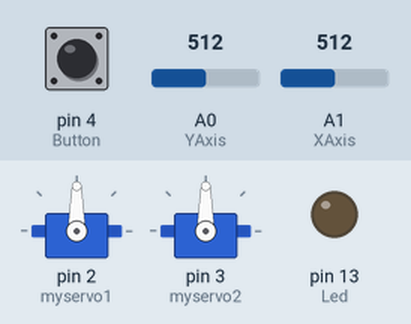
Recording of a sketch running on a simulated Arduino Uno, built with avr-gcc and run on an emulated ATmega328P. Shown: 2 × servo, output pins drawn as LEDs (lit = HIGH). The inputs (shaded band) are chosen by the test bench; at power-on: A0 (YAxis) = 512, A1 (XAxis) = 512, pin 4 (Button) HIGH.

Above: at 1.2 s.
1.3 s: A0 (YAxis) set to 534
At 2.45 s:
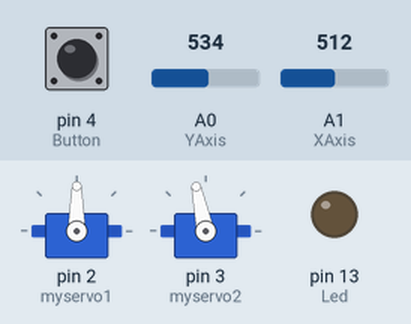
4.3 s: A1 (XAxis) set to 531
7.3 s: A1 (XAxis) set to 559
At 7.47 s:
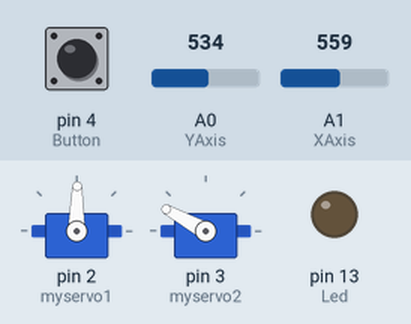
10.3 s: pin 4 (Button) pulled LOW for 0.15 s
At 10.7 s:
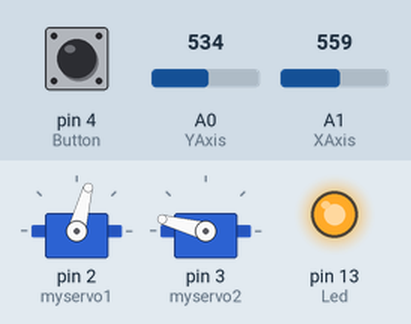
13.4 s: A0 (YAxis) set to 511
At 13.58 s:
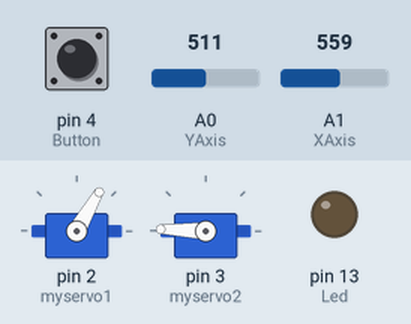
16.4 s: pin 4 (Button) pulled LOW for 1 s
At 20.4 s:
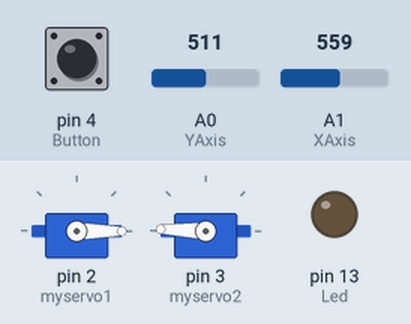
Timing chart, 0 to 20.8 s (numbered marks = the images above; inputs shaded):
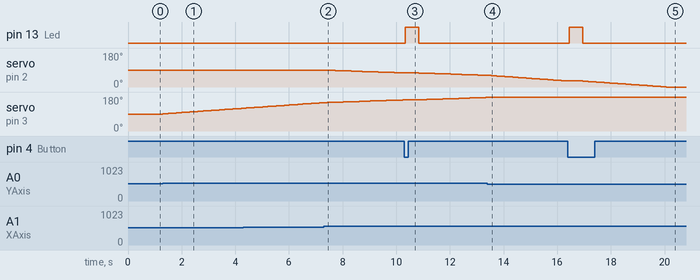

Measured:
- the behaviour switches between 517 and 518 on A0 (YAxis) (found by bisection; images 0 and 1)
- the behaviour switches between 545 and 546 on A1 (XAxis) (found by bisection; images 1 and 2)
- after the input at 1.3 s, servo on pin 3 (myservo2): moves from 90° to 120° over 2.9 s, starting at once
- after the input at 7.3 s, servo on pin 2 (myservo1): moves from 90° to 75° over 2.8 s, starting at once
- after the input at 10.3 s, pin 13 (Led): LOW → HIGH at once, → LOW 0.50 s later
- after the input at 13.4 s, servo on pin 3 (myservo2): stays 178° (without the input it goes to 179° after 0.14 s)
- after the input at 16.4 s, pin 13 (Led): LOW → HIGH after 0.05 s, → LOW 0.50 s later

The sketch:

Joystick_Servo-2.ino
```cpp
#include <Servo.h>

Servo myservo1;
Servo myservo2;

  int a,b;                          // Переменные для хранения текущего положения
  int X,Y;                          // Переменные для хранения значений по оси X и Y
  const int XAxis = A1;             // Нижний серво ось X
  const int YAxis = A0;             // Верхний серво ось Y
  const int Button = 4;             // Объявление pin кнопки
  const int Led = 13;               // Объявление pin светодиод
  int flag = 1;

void setup() {
 Serial.begin(9600);
 pinMode(XAxis, INPUT);
 myservo1.attach(2);
 pinMode(YAxis, INPUT);
 myservo2.attach(3);
 pinMode (Button,INPUT_PULLUP);
 pinMode(Led, OUTPUT);
}

void loop() {

   a=myservo1.read();               // Считываем текущее положение по оси X
   b=myservo2.read();               // Считываем текущее положение по оси Y

   X=map(analogRead(XAxis), 0, 1023, 0, 180);           // Переводим значение из 0-1023 в градусы от 0 до 180 по оси X
   if(X>95){                                            // Если значение больше середины по оси X
   a=a-1;                                               // Уменьшаем значение на 1 градус
   myservo1.write(a);
   delay(100);                                          // Пауза чтобы мотор успел переместиться. Скорость и плавность движения
   }
   if(X<90){                                            // Если значение меньше середины по оси X
   a=a+1;                                               // Увеличиваем значение на 1 градус
   myservo1.write(a);
   delay(100);                                          // Пауза чтобы мотор успел переместиться. Скорость и плавность движения
   }

   Y=map(analogRead(YAxis), 0, 1023, 0, 180);           // Переводим значение из 0-1023 в градусы от 0 до 180 по оси X
   if(Y>90){
   b=b+1;
   myservo2.write(b);
   delay(100);                                          // Пауза чтобы мотор успел переместиться. Скорость и плавность движения
   }
   if(Y<85){
   b=b-1;
   myservo2.write(b);
   delay(100);                                          // Пауза чтобы мотор успел переместиться. Скорость и плавность движения
   }

 // Кнопка
     if(!digitalRead(Button) == HIGH && flag == 0) {    // если кнопка нажата и flag=0
       digitalWrite(Led, HIGH);                         // Зажигаем светодиод
       flag=1;                                          // Флаг только одно действие
       delay(500);                                     // Задержка. Чтобы увидеть выстрел
       digitalWrite(Led, LOW);                          // Гасим светодиод
     }

      if(!digitalRead(Button) == LOW && flag == 1) {    // если кнопка НЕ нажата и flag=1
        flag=0;                                         // обнуляем переменную flag
     }
}
```
